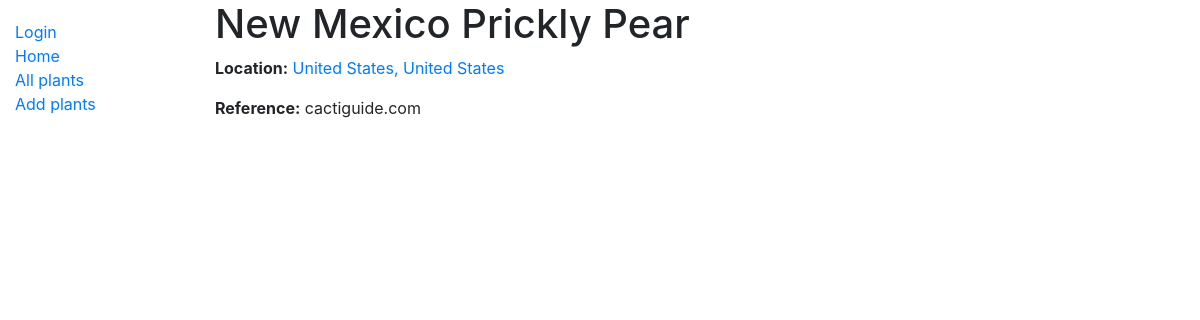
The page /raincheck/plant/5 (signed in) on the database its author committed.
### raincheck/models.py (models this page shows, shortened)
class Plant(models.Model):
    location = models.ForeignKey(Location, on_delete=models.PROTECT)
    name = models.CharField(max_length=100, unique=True)
    reference = models.CharField(max_length=100)

class Location(models.Model):
    region = models.CharField(max_length=100, unique=True)
    country = models.CharField(max_length=50, null=True, blank=True)
    continent = models.CharField(max_length=20, null=True, blank=True)
    last_rained = models.DateTimeField(null=True, blank=True)
    def __str__(self):
        return ', '.join([self.region, self.country])

### raincheck/views.py (the view)
# urls.py: path('plant/<int:pk>', views.PlantDetailView.as_view(), name="plant-detail"),
class PlantDetailView(generic.DetailView):
    model = Plant

### raincheck/templates/raincheck/plant_detail.html
{% extends "base_generic.html" %}
{% block content %}
  <h1>{{ plant.name }}</h1>
  <p><strong>Location:</strong> <a href="">{{ plant.location }}</a></p>
  <p><strong>Reference:</strong> {{ plant.reference }}</p>
{% endblock %}

### rows shown on the page
Plant: name "New Mexico Prickly Pear", location "United States, United States", reference "cactiguide.com"
